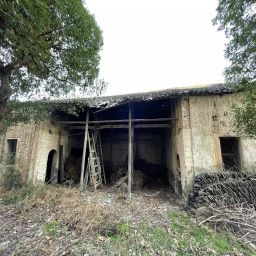
#> input picture VOCdevkit/VOC2007/JPEGImages/101.png, 256 x 256 px, found by its file name; its folder holds 3 pictures in this run
$ python rebuild_splits.py
#> lines starting #> are read from the running program, lines starting #| are printed output that depends on the picture
"""重建 train/val 划分：验证集保持不变，新增图片并入训练集，并剔除数据泄漏。

数据集里存在 18 组【像素完全相同】的重复图片（同一张图被标注了两次，
存成了两个文件名）。如果重复的另一半落到验证集里，训练就等于见过验证图 ——
mIoU 会被虚高。本脚本：

  1. 验证集 val.txt 原样保留（保证与历史结果可比）
  2. 其余所有【有索引图标签】的图片进入训练集
  3. 剔除任何与验证集图片像素重复的训练图片（泄漏）
  4. 训练集内部再按像素去重

用法: python tools/rebuild_splits.py [--dry-run]
"""
import argparse
import hashlib
import os
import sys

import numpy as np
from PIL import Image

ROOT = os.path.dirname(os.path.dirname(os.path.abspath(__file__)))
VOC = os.path.join(ROOT, "VOCdevkit", "VOC2007")
IMG_DIR = os.path.join(VOC, "JPEGImages")
MASK_DIR = os.path.join(VOC, "SegmentationClass")
SPLIT_DIR = os.path.join(VOC, "ImageSets", "Segmentation")


def img_hash(stem):
    path = os.path.join(IMG_DIR, stem + ".png")
    with Image.open(path) as im:
        arr = np.asarray(im.convert("RGB"))
    return hashlib.md5(arr.tobytes()).hexdigest()


def is_index_label(stem):
#> called with stem = '101'
    path = os.path.join(MASK_DIR, stem + ".png")
    if not os.path.exists(path):
        return False
    with Image.open(path) as im:
#> im is the input picture: PIL image 256x256 RGB; mean R, G, B 134.2, 135.5, 125.8
        return im.mode in ("P", "L")


def read_split(name):
    path = os.path.join(SPLIT_DIR, name + ".txt")
    if not os.path.exists(path):
        return []
    with open(path) as f:
        return [l.strip() for l in f if l.strip()]


def write_split(name, stems):
    with open(os.path.join(SPLIT_DIR, name + ".txt"), "w") as f:
        for s in stems:
            f.write(s + "\n")


def main():
    ap = argparse.ArgumentParser()
    ap.add_argument("--dry-run", action="store_true")
    args = ap.parse_args()

    val = read_split("val")
    old_train = read_split("train")
    all_stems = sorted((f[:-4] for f in os.listdir(IMG_DIR) if f.endswith(".png")),
                       key=lambda s: int(s) if s.isdigit() else 10 ** 9)

    labelled = [s for s in all_stems if is_index_label(s)]
#> call 2 of is_index_label, with stem = '102'
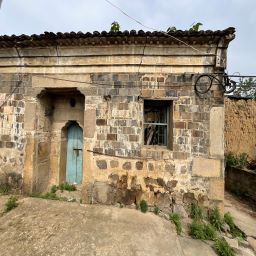
#> input picture VOCdevkit/VOC2007/JPEGImages/102.png, 256 x 256 px, found by its file name
#> in is_index_label, im is the input picture: PIL image 256x256 RGB; mean R, G, B 156.6, 142.1, 119.4
#> call 3 of is_index_label, with stem = '103'
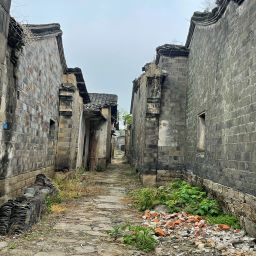
#> input picture VOCdevkit/VOC2007/JPEGImages/103.png, 256 x 256 px, found by its file name
#> in is_index_label, im is the input picture: PIL image 256x256 RGB; mean R, G, B 131.2, 133.8, 123.9
#> labelled = []
    print(f"图片总数 {len(all_stems)}  有索引图标签 {len(labelled)}")
#| 图片总数 3  有索引图标签 0
    print(f"原 train {len(old_train)}  原 val {len(val)}")

    val_set = set(val)
    hashes = {s: img_hash(s) for s in labelled}
    val_hashes = {hashes[s] for s in val if s in hashes}

    # ---- 先自检：原训练集里有没有已经泄漏的图 ----
    pre_leak = [s for s in old_train if hashes.get(s) in val_hashes]
#> pre_leak = []
    if pre_leak:
        print(f"\n[!] 原训练集中已存在与验证集重复的图片: {sorted(pre_leak, key=int)}")
    else:
        print("\n原训练集与验证集之间没有像素级重复。")

    # ---- 构建新训练集 ----
    candidates = [s for s in labelled if s not in val_set]
#> candidates = []
    train, seen, leaked, dup_in_train = [], set(), [], []
    for s in candidates:
        h = hashes[s]
        if h in val_hashes:
            leaked.append(s)          # 与验证集重复 -> 丢弃（泄漏）
            continue
        if h in seen:
            dup_in_train.append(s)    # 训练集内部重复 -> 丢弃（冗余）
            continue
        seen.add(h)
        train.append(s)
#> after the loop, dup_in_train = []; leaked = []; train = []

    train.sort(key=lambda s: int(s) if s.isdigit() else 10 ** 9)

    print(f"\n候选训练图 {len(candidates)}")
#| 候选训练图 0
    print(f"  剔除：与验证集像素重复（泄漏） {len(leaked)} -> {sorted(leaked, key=int)}")
#|   剔除：与验证集像素重复（泄漏） 0 -> []
    print(f"  剔除：训练集内部重复           {len(dup_in_train)} -> {sorted(dup_in_train, key=int)}")
#|   剔除：训练集内部重复           0 -> []
    print(f"\n最终  train={len(train)}   val={len(val)}   (train 原为 {len(old_train)})")
#| 最终  train=0   val=0   (train 原为 0)

    if args.dry_run:
        print("\n[dry-run] 未写入任何文件。")
        return

    write_split("train", train)
    write_split("val", val)                     # 原样写回，保持不变
    write_split("trainval", train + val)
    write_split("test", [])
    print("\n已写入 train.txt / val.txt / trainval.txt / test.txt")


if __name__ == "__main__":
    main()
